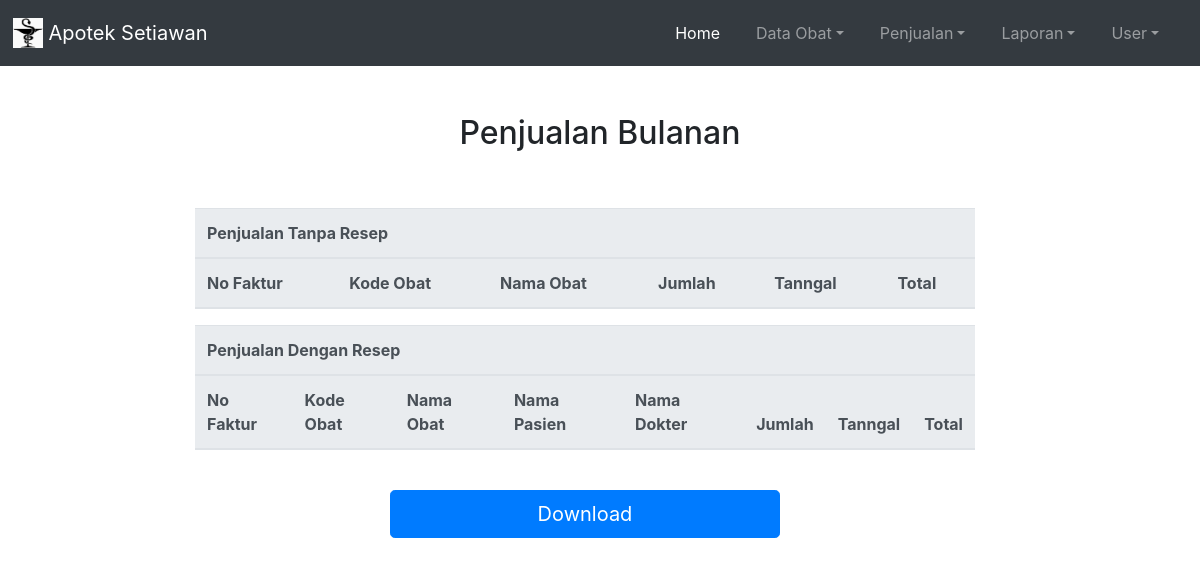
Page /penjualan_bulanan.php (signed in) on the earlier database version.
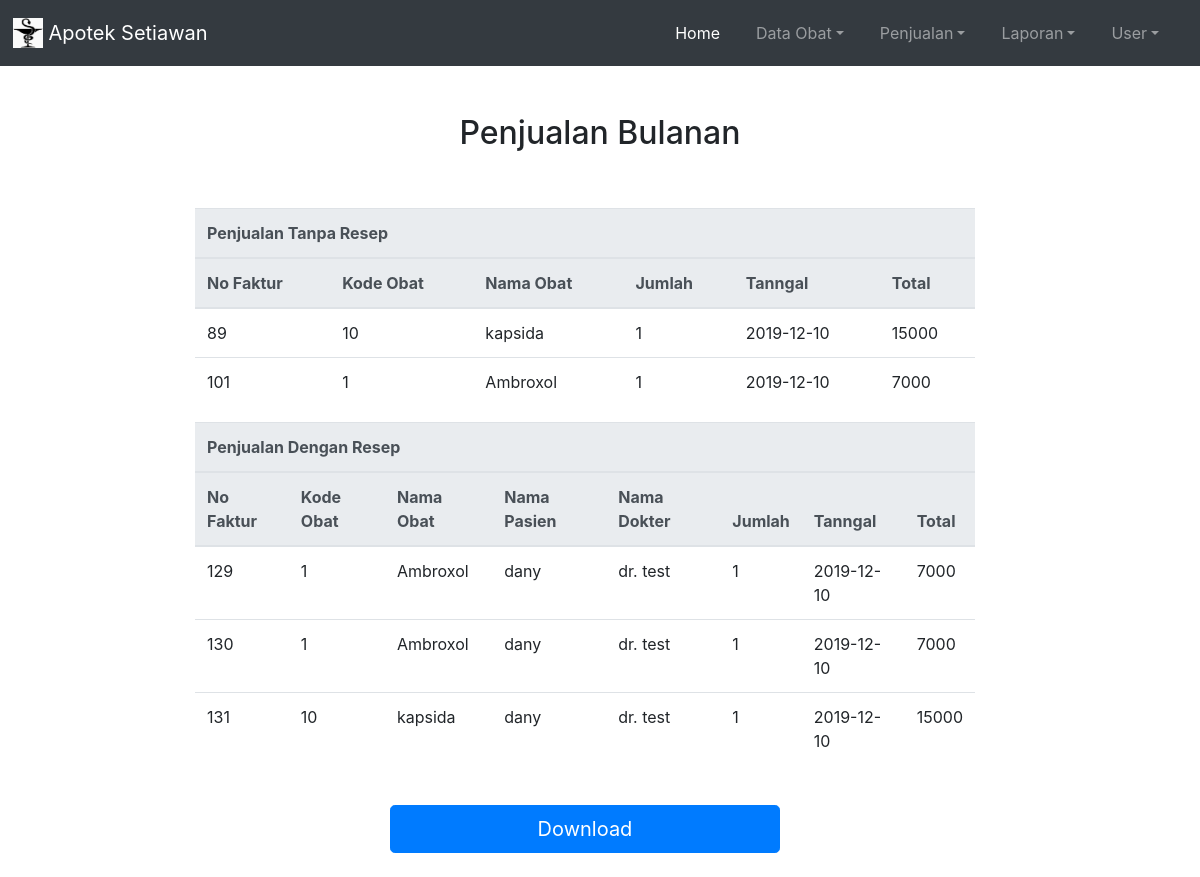
Same page on the later database version.
### tables this page shows
CREATE TABLE `penjualan_tanparesep_detail` (
  `no_faktur1` int(10) NOT NULL,
  `kode_obat` varchar(10) NOT NULL,
  `jumlah` int(11) NOT NULL,
  `tgl` date NOT NULL,
  `total1` double NOT NULL
);

CREATE TABLE `pemasukan_obat` (
  `kode_obat` varchar(10) NOT NULL,
  `nama_obat` varchar(30) NOT NULL,
  `jenis_obat` varchar(10) NOT NULL,
  `harga` double NOT NULL,
  `stok_obat` int(11) NOT NULL,
  `tgl_masuk` date NOT NULL,
  `tgl_kadaluarsa` date NOT NULL,
  `kategori_obat` varchar(10) DEFAULT NULL
);

CREATE TABLE `penjualan_resep_detail` (
  `no_faktur` int(10) NOT NULL,
  `kode_obat` varchar(10) NOT NULL,
  `nama_pasien` varchar(30) NOT NULL,
  `nama_dokter` varchar(30) NOT NULL,
  `tgl` date NOT NULL,
  `jumlah` int(11) NOT NULL,
  `total` double NOT NULL
);

### penjualan_bulanan.php (the view, shortened to what this page needs)
<?php
include "export_data.php";
?>
<!DOCTYPE html>
<html>
<head>
	<link rel="stylesheet" type="text/css" href="assets/bootstrap/css/bootstrap.min.css">
</head>
<body>
<nav class="navbar navbar-expand-lg navbar-dark bg-dark fixed-top sticky-top">
  <a class="navbar-brand" href="#"><img src=4.jpg "/docs/4.3/assets/brand/bootstrap-solid.svg" width="30" height="30" class="d-inline-block align-top" alt=""> Apotek Setiawan</a>
  <div class="collapse navbar-collapse" id="navbarNavDropdown">
    <ul class="navbar-nav ml-auto">
      <li class="nav-item active">
        <a class="nav-link" href="index.php">Home <span class="sr-only">(current)</span></a>
      </li>
      <li class="nav-item dropdown">
        <a class="nav-link dropdown-toggle" href="#" id="navbarDropdownMenuLink" role="button" data-toggle="dropdown" aria-haspopup="true" aria-expanded="false">Data Obat</a>
      </li>
      <li class="nav-item dropdown">
        <a class="nav-link dropdown-toggle" href="#" id="navbarDropdownMenuLink" role="button" data-toggle="dropdown" aria-haspopup="true" aria-expanded="false">Penjualan</a>
      </li>
      <li class="nav-item dropdown">
        <a class="nav-link dropdown-toggle" href="#" id="navbarDropdownMenuLink" role="button" data-toggle="dropdown" aria-haspopup="true" aria-expanded="false">Laporan</a>
      </li>
    <li class="nav-item dropdown">
        <a class="nav-link dropdown-toggle" href="#" id="navbarDropdown" role="button" data-toggle="dropdown" aria-haspopup="true" aria-expanded="false">User</a>
    </li>
      </ul>
  </div>
</nav>
<div class="container py-5">
  <div class="col text-center ">
    <h2 class="">Penjualan Bulanan</h2>
  </div>
</div>
<div class="">
<form method="post" class="container-fluid row justify-content-center">
<table class='table table-outline table-hover col-md-8 mx-3 table-md'>
  <thead class='thead-light'>
    <tr>
      <th colspan="6">Penjualan Tanpa Resep</th>
    </tr>
    <tr>
      <th>No Faktur</th>
      <th>Kode Obat</th>
      <th>Nama Obat</th>
      <th>Jumlah</th>
      <th>Tanngal</th>
      <th>Total</th>
    </tr>
<?php
  $query = mysqli_query($connection,"SELECT a.*, b.nama_obat FROM penjualan_tanparesep_detail a JOIN pemasukan_obat b on a.kode_obat = b.kode_obat WHERE month(tgl) = month(now())");
  $rows = mysqli_num_rows($query);
  for($i=0;$i<$rows;$i++){
    $result = mysqli_fetch_assoc($query);
    echo "<tr><td>" .$result['no_faktur1']. "</td>";
    echo "<td>" .$result['kode_obat']. "</td>";
    echo "<td>" .$result['nama_obat']. "</td>";
    echo "<td>" .$result['jumlah']. "</td>";
    echo "<td>" .$result['tgl']. "</td>";
    echo "<td>" .$result['total1']. "</td>";
  }
?>
  </thead>
</table>
<br>
<br>
<table class='table table-outline table-hover col-md-8 mx-3 table-md'>
  <thead class='thead-light'>
    <tr>
      <th colspan="8">Penjualan Dengan Resep</th>
    </tr>
    <tr>
      <th>No Faktur</th>
      <th>Kode Obat</th>
      <th>Nama Obat</th>
      <th>Nama Pasien</th>
      <th>Nama Dokter</th>
      <th>Jumlah</th>
      <th>Tanngal</th>
      <th>Total</th>
    </tr>
<?php
  $query = mysqli_query($connection,"SELECT a.*, b.nama_obat FROM penjualan_resep_detail a JOIN pemasukan_obat b on a.kode_obat = b.kode_obat WHERE month(tgl) = month(now())");
  $rows = mysqli_num_rows($query);
  for($i=0;$i<$rows;$i++){
    $result = mysqli_fetch_assoc($query);
    echo "<tr><td>" .$result['no_faktur']. "</td>";
    echo "<td>" .$result['kode_obat']. "</td>";
    echo "<td>" .$result['nama_obat']. "</td>";
    echo "<td>" .$result['nama_pasien']. "</td>";
    echo "<td>" .$result['nama_dokter']. "</td>";
    echo "<td>" .$result['jumlah']. "</td>";
    echo "<td>" .$result['tgl']. "</td>";
    echo "<td>" .$result['total']. "</td>";
  }
?>
  </thead>
</table>
<input class="col-sm-4 btn btn-lg btn-primary btn-block my-4" type="submit" value="Download" name="exportbulanan"></input>
</form>
</div>
</body>
</html>

### penjualan_bulanan.php (style rules this page uses)
.navbar { padding: .8rem; }
.navbar-nav li { padding-right: 20px; }

Differences in the rows shown:
added penjualan_tanparesep_detail: no_faktur1 "89", kode_obat "10", kode_obat.nama_obat "kapsida", jumlah "1", tgl "2019-12-10", total1 "15000"
added penjualan_tanparesep_detail: no_faktur1 "101", kode_obat "1", kode_obat.nama_obat "Ambroxol", jumlah "1", tgl "2019-12-10", total1 "7000"
added penjualan_resep_detail: no_faktur "129", kode_obat "1", kode_obat.nama_obat "Ambroxol", nama_pasien "dany", nama_dokter "dr. test", jumlah "1", tgl "2019-12-10", total "7000"
added penjualan_resep_detail: no_faktur "130", kode_obat "1", kode_obat.nama_obat "Ambroxol", nama_pasien "dany", nama_dokter "dr. test", jumlah "1", tgl "2019-12-10", total "7000"
added penjualan_resep_detail: no_faktur "131", kode_obat "10", kode_obat.nama_obat "kapsida", nama_pasien "dany", nama_dokter "dr. test", jumlah "1", tgl "2019-12-10", total "15000"
